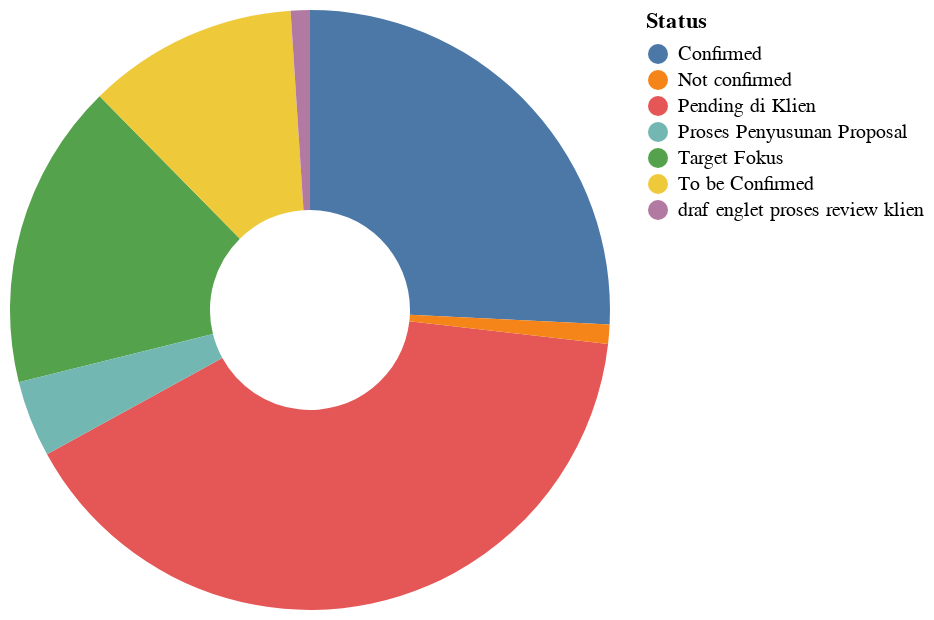

This figure's notebook cell:
### Code cell
import altair as alt

chart = alt.Chart(df2).mark_arc(innerRadius=50).encode(
    theta="Total Count:Q",
    color="Status:N",
    tooltip=["Status", "Total Count"]
).interactive()

chart

### Figure 1 — Vega-Lite specification as saved in the notebook (floating-point values rounded to 4 significant figures)
{"config": {"view": {"continuousWidth": 300, "continuousHeight": 300}}, "data": {"name": "data-e15213c422e67bee0bc8aaae7742e006"}, "mark": {"type": "arc", "innerRadius": 50}, "encoding": {"color": {"field": "Status", "type": "nominal"}, "theta": {"field": "Total Count", "type": "quantitative"}, "tooltip": [{"field": "Status", "type": "nominal"}, {"field": "Total Count", "type": "quantitative"}]}, "params": [{"name": "param_2", "select": {"type": "interval", "encodings": ["x", "y"]}, "bind": "scales"}], "$schema": "https://vega.github.io/schema/vega-lite/v5.20.1.json", "datasets": {"data-e15213c422e67bee0bc8aaae7742e006": [{"Status": "Pending di Klien", "Total Count": 39}, {"Status": "Confirmed", "Total Count": 25}, {"Status": "Target Fokus", "Total Count": 16}, {"Status": "To be Confirmed", "Total Count": 11}, {"Status": "Proses Penyusunan Proposal", "Total Count": 4}, {"Status": "Not confirmed", "Total Count": 1}, {"Status": "draf englet proses review klien", "Total Count": 1}]}}
